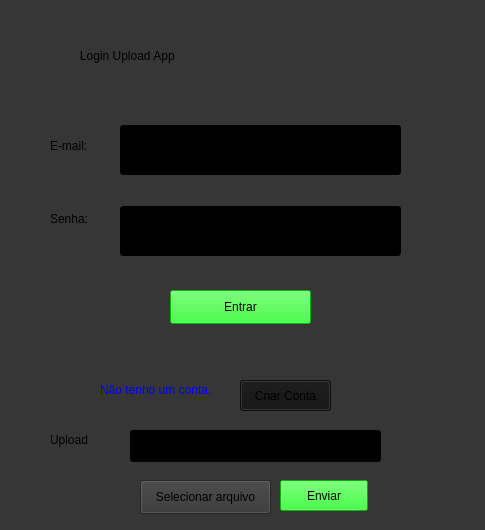
<?xml version="1.0" encoding="UTF-8"?>
<ui version="4.0">
 <class>appqt</class>
 <widget class="QWidget" name="appqt">
  <property name="geometry">
   <rect>
    <x>0</x>
    <y>0</y>
    <width>485</width>
    <height>530</height>
   </rect>
  </property>
  <property name="minimumSize">
   <size>
    <width>0</width>
    <height>0</height>
   </size>
  </property>
  <property name="windowTitle">
   <string>appqt</string>
  </property>
  <property name="styleSheet">
   <string notr="true">background-color: rgb(54, 54, 54);</string>
  </property>
  <widget class="QWidget" name="layoutWidget">
   <property name="geometry">
    <rect>
     <x>120</x>
     <y>100</y>
     <width>281</width>
     <height>181</height>
    </rect>
   </property>
   <layout class="QVBoxLayout" name="verticalLayout">
    <item>
     <widget class="QLineEdit" name="email">
      <property name="minimumSize">
       <size>
        <width>0</width>
        <height>50</height>
       </size>
      </property>
      <property name="styleSheet">
       <string notr="true">font: 12pt &quot;Noto Sans&quot;;
background-color: rgb(0, 0, 0);
</string>
      </property>
      <property name="text">
       <string/>
      </property>
      <property name="placeholderText">
       <string>Digite seu e-mail</string>
      </property>
     </widget>
    </item>
    <item>
     <widget class="QLineEdit" name="password">
      <property name="minimumSize">
       <size>
        <width>0</width>
        <height>50</height>
       </size>
      </property>
      <property name="styleSheet">
       <string notr="true">background-color: rgb(0, 0, 0);
font: 12pt &quot;Noto Sans&quot;;</string>
      </property>
      <property name="echoMode">
       <enum>QLineEdit::Password</enum>
      </property>
      <property name="placeholderText">
       <string>Digite sua senha</string>
      </property>
     </widget>
    </item>
   </layout>
  </widget>
  <widget class="QLabel" name="label">
   <property name="geometry">
    <rect>
     <x>50</x>
     <y>130</y>
     <width>61</width>
     <height>31</height>
    </rect>
   </property>
   <property name="styleSheet">
    <string notr="true">font: 75 italic 12pt &quot;Noto Sans&quot;;</string>
   </property>
   <property name="text">
    <string>E-mail:</string>
   </property>
  </widget>
  <widget class="QLabel" name="label_2">
   <property name="geometry">
    <rect>
     <x>50</x>
     <y>210</y>
     <width>58</width>
     <height>18</height>
    </rect>
   </property>
   <property name="styleSheet">
    <string notr="true">font: 75 italic 12pt &quot;Noto Sans&quot;;</string>
   </property>
   <property name="text">
    <string>Senha:</string>
   </property>
  </widget>
  <widget class="QLabel" name="Dialog">
   <property name="geometry">
    <rect>
     <x>70</x>
     <y>30</y>
     <width>371</width>
     <height>51</height>
    </rect>
   </property>
   <property name="styleSheet">
    <string notr="true">font: 75 italic 26pt &quot;Noto Sans&quot;;</string>
   </property>
   <property name="text">
    <string>   Login Upload App</string>
   </property>
  </widget>
  <widget class="QPushButton" name="loginbutton">
   <property name="geometry">
    <rect>
     <x>170</x>
     <y>290</y>
     <width>141</width>
     <height>34</height>
    </rect>
   </property>
   <property name="styleSheet">
    <string notr="true">background-color: rgb(0, 255, 0);
font: 75 12pt &quot;Noto Sans&quot;;
border-color: rgb(0, 0, 127);</string>
   </property>
   <property name="text">
    <string>Entrar</string>
   </property>
  </widget>
  <widget class="QPushButton" name="createaccbutton">
   <property name="geometry">
    <rect>
     <x>240</x>
     <y>380</y>
     <width>91</width>
     <height>31</height>
    </rect>
   </property>
   <property name="styleSheet">
    <string notr="true">background-color: rgb(20, 20, 20);</string>
   </property>
   <property name="text">
    <string>Criar Conta</string>
   </property>
  </widget>
  <widget class="QLabel" name="Ntuc">
   <property name="geometry">
    <rect>
     <x>100</x>
     <y>380</y>
     <width>131</width>
     <height>20</height>
    </rect>
   </property>
   <property name="styleSheet">
    <string notr="true">color: rgb(0, 0, 255);</string>
   </property>
   <property name="text">
    <string>Não tenho um conta.</string>
   </property>
  </widget>
  <widget class="QLabel" name="label_5">
   <property name="geometry">
    <rect>
     <x>50</x>
     <y>430</y>
     <width>61</width>
     <height>20</height>
    </rect>
   </property>
   <property name="styleSheet">
    <string notr="true">font: 75 12pt &quot;Noto Sans&quot;;</string>
   </property>
   <property name="text">
    <string>Upload</string>
   </property>
  </widget>
  <widget class="QPushButton" name="uploader">
   <property name="geometry">
    <rect>
     <x>140</x>
     <y>480</y>
     <width>131</width>
     <height>34</height>
    </rect>
   </property>
   <property name="styleSheet">
    <string notr="true">background-color: rgb(54, 54, 54);
border-color: rgb(0, 0, 127);</string>
   </property>
   <property name="text">
    <string>Selecionar arquivo</string>
   </property>
  </widget>
  <widget class="QLabel" name="label_6">
   <property name="geometry">
    <rect>
     <x>110</x>
     <y>330</y>
     <width>301</width>
     <height>41</height>
    </rect>
   </property>
   <property name="styleSheet">
    <string notr="true">color: rgb(255, 0, 0);</string>
   </property>
   <property name="text">
    <string/>
   </property>
  </widget>
  <widget class="QLineEdit" name="filename">
   <property name="geometry">
    <rect>
     <x>130</x>
     <y>430</y>
     <width>251</width>
     <height>32</height>
    </rect>
   </property>
   <property name="styleSheet">
    <string notr="true">background-color: rgb(0, 0, 0);</string>
   </property>
  </widget>
  <widget class="QPushButton" name="send">
   <property name="geometry">
    <rect>
     <x>280</x>
     <y>480</y>
     <width>88</width>
     <height>31</height>
    </rect>
   </property>
   <property name="styleSheet">
    <string notr="true">background-color: rgb(0, 255, 0);</string>
   </property>
   <property name="text">
    <string>Enviar</string>
   </property>
  </widget>
 </widget>
 <resources/>
 <connections/>
 <slots>
  <slot>slot1()</slot>
 </slots>
</ui>
